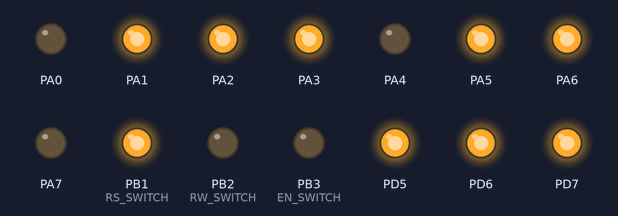
A program run on a simulated ATmega32, built with avr-gcc and emulated at 8 MHz. Parts: output pins drawn as LEDs (lit = HIGH). Pins used as bus, display or sensor lines are not drawn.

Above: at 1.9 s.
Timing chart, 0 to 3.4 s (numbered marks = the images above):
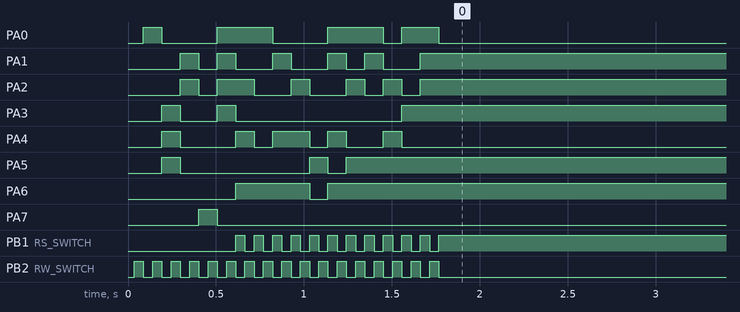

The program:

main.c
```c
/*
 * main.c
 *
 *  Created on: Jul 10, 2022
 *      Author: bassam
 */

#include "HAL/keypad.h"
#include "HAL/lcd.h"
#include "MCAL/UART.h"
#include "utils.h"
#include "STD_TYPES.h"

#define F_CPU 8000000UL

int main()
{
   LCD_INIT();
 //  _delay_ms(30);
   UART_Init();
   Keypad_init();

   LCD_WRITE_STRING("UART Section");
   _delay_ms(10);
  UART_Init();
  //UART_SendChar('B');
  //UART_SendChar(10);
 //UART_SendChar('A');
  u8 arr[16];


 // unsigned char X;
	while (1){

     UART_ReceiveString(arr, 16);
        LCD_GOTO_XY(2,0);
      LCD_WRITE_STRING((char *)arr);

	}


}
```

utils.h
```c
/*
 * utils.h
 *
 *  Created on: Apr 23, 2022
 *      Author: bassa
 */

#ifndef UTILS_H_
#define UTILS_H_

#define SET_BIT(REG,PIT_NUM)       (REG |= (1<<PIT_NUM))
#define CLEAR_BIT(REG,PIT_NUM)     (REG &= ~(1<<PIT_NUM))
#define TOGGLE_BIT(REG,PIT_NUM)    (REG ^= (1<<PIT_NUM))
#define READ_BIT(REG,PIT_NUM)      ((REG>>PIT_NUM) & 1)


#endif /* UTILS_H_ */
```

keypad.c
```c
/*
 * keypad.c
 *
 *  Created on: Apr 23, 2022
 *      Author: bassam
 */


#include "keypad.h"

char key_row[]={R0, R1, R2, R3};
char key_column[]={C0, C1, C2, C3};


void Keypad_init()
{
	DataDir_KEYPAD_PORT &= ~(1<<R0 | 1<<R1 | 1<<R2 | 1<<R3);
	DataDir_KEYPAD_PORT |= (1<<C0 | 1<<C1 | 1<<C2 | 1<<C3);
	KEYPAD_PORT =0xff; //active PUR for input pins


}
char Keypad_getkey()
{
	int i,j;
	for(i=0; i<4; i++){

		KEYPAD_PORT |=  ((1<<C0 | 1<<C1 | 1<<C2 | 1<<C3));
		KEYPAD_PORT &= ~(1<<key_column[i]);

		for(j=0; j<4; j++){

			if(!(keypadPIN & (1<<key_row[j]))){

				while(!(keypadPIN & (1<<key_row[j])));

				switch(i){

				case 0:
					if(0 == j) return '7';
					else if(1 == j) return '4';
					else if(2 == j) return '1';
					else if(3 == j) return '@';
					break;
				case 1:
					if(0 == j) return '8';
					else if(1 == j) return '5';
					else if(2 == j) return '2';
					else if(3 == j) return '0';
					break;
				case 2:
					if(0 == j) return '9';
					else if(1 == j) return '6';
					else if(2 == j) return '3';
					else if(3 == j) return '=';
					break;
				case 3:
					if(0 == j) return '/';
					else if(1 == j) return '*';
					else if(2 == j) return '-';
					else if(3 == j) return '+';
					break;
				default:
					return 'A';
					break;


				}
			}
		}


	}

	return 'A';

}
```

keypad.h
```c
/*
 * keypad.h
 *
 *  Created on: Apr 23, 2022
 *      Author: bassam
 */


#ifndef KEYPAD_H_
#define KEYPAD_H_


#include <avr/io.h>
#include <util/delay.h>


#define R0 0
#define R1 1
#define R2 2
#define R3 3
#define C0 4
#define C1 5
#define C2 6
#define C3 7

#define KEYPAD_PORT PORTD
#define DataDir_KEYPAD_PORT DDRD
#define keypadPIN PIND

void Keypad_init();
char Keypad_getkey();

#endif /* KEYPAD_H_ */
```

lcd.c
```c
/*
 * lcd.c
 *
 *  Created on: Apr 23, 2022
 *      Author: bassam
 */

#include "lcd.h"

void LCD_clear_screen(){
	LCD_WRITE_COMMAND(LCD_CLEAR_SCREEN);
}

void LCD_lcd_kick(){
	LCD_CTRL |= (1 << EN_SWITCH);
	_delay_ms(50);
	LCD_CTRL &= ~(1 << EN_SWITCH);
}

void LCD_GOTO_XY(unsigned char line, unsigned char position){
	if (line == 1)
	{
		if (position < 16 && position >= 0)
		{
			LCD_WRITE_COMMAND(LCD_BEGIN_AT_FIRST_ROW+position);
		}
	}
	if (line == 2)
	{
		if (position < 16 && position >= 0)
		{
			LCD_WRITE_COMMAND(LCD_BEGIN_AT_SECOND_ROW+position);
		}
	}
}

void LCD_INIT(){
/*	_delay_ms(20);
	DataDir_LCD_CTRL |= (1<<EN_SWITCH | 1<<RS_SWITCH | 1<<RW_SWITCH);
	LCD_CTRL &= ~ (1<<EN_SWITCH | 1<<RS_SWITCH | 1<<RW_SWITCH);
	LCD_WRITE_COMMAND(0x03);
	_delay_ms(5);
	LCD_WRITE_COMMAND(0x03);
	_delay_us(100);
	LCD_WRITE_COMMAND(0x03);
	LCD_WRITE_COMMAND(0x02);
	LCD_WRITE_COMMAND(0x02);
	LCD_WRITE_COMMAND(LCD_FUNCTION_4BIT_2LINES);
	LCD_WRITE_COMMAND(0x00);
	LCD_WRITE_COMMAND(0x08);
	LCD_WRITE_COMMAND(0x00);
	LCD_WRITE_COMMAND(0x01);
	LCD_WRITE_COMMAND(0x00);
	LCD_WRITE_COMMAND(LCD_ENTRY_MODE);
	LCD_WRITE_COMMAND(LCD_BEGIN_AT_SECOND_ROW);
	LCD_WRITE_COMMAND(LCD_DISP_ON_CURSOR_BLINK);
*/
	_delay_ms(20);
	DataDir_LCD_CTRL |= (1<<EN_SWITCH | 1<<RS_SWITCH | 1<<RW_SWITCH);
	LCD_CTRL &= ~ (1<<EN_SWITCH | 1<<RS_SWITCH | 1<<RW_SWITCH);
	//DataDir_LCD_PORT = 0xFF;
	_delay_ms(15);
	LCD_clear_screen();
	_delay_us(100);
	#ifdef EIGHT_BIT_MODE
	LCD_WRITE_COMMAND(LCD_FUNCTION_8BIT_2LINES);
	#endif
	#ifdef FOUR_BIT_MODE
		//LCD_WRITE_COMMAND(0x02);		/* send for 4 bit initialization of LCD  */
		//LCD_WRITE_COMMAND(0x28);              /* 2 line, 5*7 matrix in 4-bit mode */
		//LCD_WRITE_COMMAND(0x0c);              /* Display on cursor off*/
		//LCD_WRITE_COMMAND(0x06);              /* Increment cursor (shift cursor to right)*/
		//LCD_WRITE_COMMAND(0x01);
	//LCD_WRITE_COMMAND(0x33);
	LCD_WRITE_COMMAND(0x02);
	LCD_WRITE_COMMAND(LCD_FUNCTION_4BIT_2LINES);
	#endif
	//LCD_WRITE_COMMAND(0x0E);
	LCD_WRITE_COMMAND(LCD_ENTRY_MODE);
	LCD_WRITE_COMMAND(LCD_BEGIN_AT_FIRST_ROW);
	LCD_WRITE_COMMAND(LCD_DISP_ON_CURSOR_BLINK);

}

void LCD_check_lcd_isbusy(){
	DataDir_LCD_PORT &= ~(0xFF<<DATA_shift);
	LCD_CTRL |= (1 << RW_SWITCH);
	LCD_CTRL &= ~(1 << RS_SWITCH);
	LCD_lcd_kick();
	DataDir_LCD_PORT |= (0xFF<<DATA_shift);
	LCD_CTRL &= ~(1 << RW_SWITCH);

}


void LCD_WRITE_COMMAND(unsigned char command){
	#ifdef EIGHT_BIT_MODE
		LCD_check_lcd_isbusy();
		LCD_PORT = command;
		LCD_CTRL &= ~((1 << RS_SWITCH) | (1<<RW_SWITCH));
		_delay_ms(1);
		LCD_lcd_kick();
	#endif
	#ifdef FOUR_BIT_MODE
		LCD_check_lcd_isbusy();
		LCD_PORT = (LCD_PORT & 0x0F) | (command & 0xF0);
		LCD_CTRL &= ~ ((1<<RW_SWITCH)|(1<<RS_SWITCH));
		LCD_lcd_kick ();
		LCD_PORT = (LCD_PORT & 0x0F) | (command << 4);
		LCD_CTRL &= ~ ((1<<RW_SWITCH)|(1<<RS_SWITCH));
		LCD_lcd_kick();
	#endif
}

void LCD_WRITE_CHAR(unsigned char character){
	#ifdef EIGHT_BIT_MODE
		LCD_check_lcd_isbusy();
		LCD_PORT = character;
		LCD_CTRL &= ~(1 << RW_SWITCH);
		LCD_CTRL |= (1 << RS_SWITCH);
		_delay_ms(1);
		LCD_lcd_kick();
	#endif
	#ifdef FOUR_BIT_MODE
		//LCD_check_lcd_isbusy();
		LCD_PORT = (LCD_PORT & 0x0F) | (character & 0xF0);
		LCD_CTRL |= 1<<RS_SWITCH; //turn RS ON for Data mode.
		LCD_CTRL &= ~ (1<<RW_SWITCH);//turn RW off so you can write.
		LCD_lcd_kick();
		LCD_PORT = (LCD_PORT & 0x0F) | (character << 4);
		LCD_CTRL |= 1<<RS_SWITCH; //turn RS ON for Data mode.
		LCD_CTRL &= ~ (1<<RW_SWITCH);//turn RW off so you can write.
		LCD_lcd_kick ();
	#endif
}

void LCD_WRITE_STRING(char* string){
	int count = 0;
	while (*string > 0){
		count++;
		LCD_WRITE_CHAR(*string++);
		if (count == 16)
		{
			LCD_GOTO_XY(2,0);
		}
		else if (count == 32)
		{
			LCD_clear_screen();
			LCD_GOTO_XY(1,0);
			count = 0;
		}
	}
}


void LCD_custom_character(){

	LCD_WRITE_COMMAND(64);
	LCD_WRITE_CHAR(0);
	LCD_WRITE_CHAR(14);
	LCD_WRITE_CHAR(17);
	LCD_WRITE_CHAR(2);
	LCD_WRITE_CHAR(4);
	LCD_WRITE_CHAR(4);
	LCD_WRITE_CHAR(0);
	LCD_WRITE_CHAR(4);
	LCD_WRITE_COMMAND(LCD_BEGIN_AT_FIRST_ROW);
	LCD_WRITE_CHAR(0);
	_delay_ms(10);


	LCD_WRITE_COMMAND(72);
	LCD_WRITE_CHAR(0);
	LCD_WRITE_CHAR(10);
	LCD_WRITE_CHAR(21);
	LCD_WRITE_CHAR(17);
	LCD_WRITE_CHAR(18);
	LCD_WRITE_CHAR(4);
	LCD_WRITE_CHAR(0);
	LCD_WRITE_CHAR(0);
	LCD_GOTO_XY(1,3);
	LCD_WRITE_CHAR(1);
	_delay_ms(10);

	LCD_WRITE_COMMAND(80);
	LCD_WRITE_CHAR(0);
	LCD_WRITE_CHAR(20);
	LCD_WRITE_CHAR(11);
	LCD_WRITE_CHAR(27);
	LCD_WRITE_CHAR(28);
	LCD_WRITE_CHAR(40);
	LCD_WRITE_CHAR(0);
	LCD_WRITE_CHAR(0);
	LCD_GOTO_XY(1,5);
	LCD_WRITE_CHAR(2);
	_delay_ms(10);


}
```

lcd.h
```c
/*
 * lcd.h
 *
 *  Created on: Apr 23, 2022
 *      Author: bassam
 */


#ifndef LCD_H_
#define LCD_H_


#include<avr/io.h>
#include<util/delay.h>
//#define F_CPU 1000000UL

#define LCD_PORT PORTA
#define DataDir_LCD_PORT DDRA
#define LCD_CTRL PORTB
#define DataDir_LCD_CTRL DDRB
#define RS_SWITCH 1
#define RW_SWITCH 2
#define EN_SWITCH 3
#define DATA_shift 0  // in 8 bit mode 0 and in 4 bit mode 4

#define EIGHT_BIT_MODE
//#define FOUR_BIT_MODE

#define LCD_FUNCTION_8BIT_2LINES   					(0x38)
#define LCD_FUNCTION_4BIT_2LINES   					(0x28)
#define LCD_MOVE_DISP_RIGHT       					(0x1C)
#define LCD_MOVE_DISP_LEFT   						(0x18)
#define LCD_MOVE_CURSOR_RIGHT   					(0x14)
#define LCD_MOVE_CURSOR_LEFT 	  					(0x10)
#define LCD_DISP_OFF   								(0x08)
#define LCD_DISP_ON_CURSOR   						(0x0E)
#define LCD_DISP_ON_CURSOR_BLINK   					(0x0F)
#define LCD_DISP_ON_BLINK   						(0x0D)
#define LCD_DISP_ON   								(0x0C)
#define LCD_ENTRY_DEC   							(0x04)
#define LCD_ENTRY_DEC_SHIFT   						(0x05)
#define LCD_ENTRY_INC_   							(0x06)
#define LCD_ENTRY_INC_SHIFT   						(0x07)
#define LCD_BEGIN_AT_FIRST_ROW						(0x80)
#define LCD_BEGIN_AT_SECOND_ROW						(0xC0)
#define LCD_CLEAR_SCREEN							(0x01)
#define LCD_ENTRY_MODE								(0x06)


#define LCD_FUNCTION_4BIT_1LINES   					(0x20)

void LCD_INIT();
void LCD_WRITE_COMMAND(unsigned char command);
void LCD_WRITE_CHAR(unsigned char character);
void LCD_WRITE_STRING(char* string);
void LCD_check_lcd_isbusy(void);
void LCD_lcd_kick(void);
void LCD_clear_screen();
void LCD_GOTO_XY(unsigned char line, unsigned char position);
void LCD_custom_character();


#endif /* LCD_H_ */
```

GPIO.c
```c
/*
 * GPIO.c
 *
 *  Created on: Jul 10, 2022
 *      Author: bassa
 */


#include "GPIO.h"
```

GPIO.h
```c
/*
 * GPIO.h
 *
 *  Created on: Jul 10, 2022
 *      Author: bassa
 */

#ifndef MCAL_GPIO_H_
#define MCAL_GPIO_H_


#endif /* MCAL_GPIO_H_ */
```

UART.c
```c
/*
 * UART.c
 *
 *  Created on: Jul 10, 2022
 *      Author: bassam
 *
 *
 */
#include "UART.h"


void UART_Init(void)
{

	UBRRL = 51;    // 9600 buad rate

   CLEAR_BIT(UCSRA, U2X);
  // CLEAR_BIT(UCSRC, UMSEL); // Asynchronous
  /* 1 stop bit
   * 1 start bit
   * 8 bit data
   * all by default we wantn't  to config it
   *
   * */

	//Enable UART Receive and Transmit
	SET_BIT(UCSRB,TXEN);
	SET_BIT(UCSRB,RXEN);


}
void UART_SendChar(u8 Data)
{
	while (!READ_BIT(UCSRA,UDRE));
	UDR = Data;


}
u8 UART_ReceiveChar(void)
{

	while (!READ_BIT(UCSRA,RXC));
	u8 temp = UDR;
	return temp;
}

void UART_SendString(u8 *ptr){


	while(*ptr){
		UART_SendChar(*ptr);
		ptr++;
	}
}

void UART_Send32(u32 data){
	u32 *ptr = &data;
	UART_SendChar(ptr[0]);
	UART_SendChar(ptr[1]);
	UART_SendChar(ptr[2]);
	UART_SendChar(ptr[3]);
}

u32 UART_Receive32(void){
   u32 *ptr, data;
   ptr = &data;
   ptr[0] = UART_ReceiveChar();
   ptr[1] = UART_ReceiveChar();
   ptr[2] = UART_ReceiveChar();
   ptr[3] = UART_ReceiveChar();

   return data;
}

void UART_ReceiveString(u8 *ptr, u8 MAX){
	u8 i = 0, temp;
	temp = UART_ReceiveChar();
	while( i<MAX && temp != '#' ){
		ptr[i] = temp;
		temp = UART_ReceiveChar();
		i++;
	}
	ptr[i] = '\0';
}
```

UART.h
```c
/*
 * UART.h
 *
 *  Created on: Jul 10, 2022
 *      Author: bassa
 */

#ifndef MCAL_UART_H_
#define MCAL_UART_H_

#include <avr/io.h>
#include "../utils.h"
#include "../STD_TYPES.h"

//#define UBRRL          *((unsigned char *)0x29)
//#define UCSRB          *((unsigned char *)0x2A)
//#define UCSRA          *((unsigned char *)0x2B)
//#define UDR            *((unsigned char *)0x2C)
//#define UCSRC          *((unsigned char *)0x40)


//#define    TXB8              0
//#define    RXB8              1
//#define    UCSZ2             2
//#define    TXEN              3
//#define    RXEN              4
//#define    UDRIE             5
//#define    TXCIE             6
//#define    RXCIE             7
//
//#define    UCPOL             0
//#define    UCSZ0             1
//#define    UCSZ1             2
//#define    USBS              3
//#define    UPM0              4
//#define    UPM1              5
//#define    UMSEL             6
//#define    URSEL             7

void UART_Init(void);
void UART_SendChar(unsigned char Data);
unsigned char UART_ReceiveChar(void);
void UART_SendString(u8 *ptr);
void UART_Send32(u32 data);
u32 UART_Receive32(void);
void UART_ReceiveString(u8 *ptr, u8 MAX);

#endif /* MCAL_UART_H_ */
```

STD_TYPES.h
```c
/*
 * STD_TYPES.h
 *
 *  Created on: Jul 10, 2022
 *      Author: bassa
 */

#ifndef STD_TYPES_H_
#define STD_TYPES_H_

typedef unsigned char u8;
typedef unsigned int u16;
typedef unsigned long long u32;
#define null ((void*)0)

#endif /* STD_TYPES_H_ */
```

Measured:
- by itself, PA0: LOW → HIGH at 0.09 s, → LOW 0.11 s later, → HIGH 0.31 s later, → LOW 0.31 s later, … (8 changes in this stretch)
- by itself, PA1: LOW → HIGH at 0.30 s, → LOW 0.10 s later, → HIGH 0.10 s later, → LOW 0.10 s later, … (11 changes in this stretch)
- by itself, PA2: LOW → HIGH at 0.30 s, → LOW 0.10 s later, → HIGH 0.10 s later, → LOW 0.21 s later, … (11 changes in this stretch)
- by itself, PA3: goes HIGH 0.10 s, LOW 0.21 s, HIGH 0.10 s, LOW 0.94 s, then HIGH
- by itself, PA4: LOW → HIGH at 0.19 s, → LOW 0.10 s later, → HIGH 0.31 s later, → LOW 0.10 s later, … (10 changes in this stretch)
- by itself, PA5: goes HIGH 0.10 s, LOW 0.73 s, HIGH 0.10 s, LOW 0.10 s, then HIGH
- by itself, PA6: LOW → HIGH at 0.61 s, → LOW 0.42 s later, → HIGH 0.10 s later
- by itself, PA7: LOW → HIGH at 0.40 s, → LOW 0.10 s later
